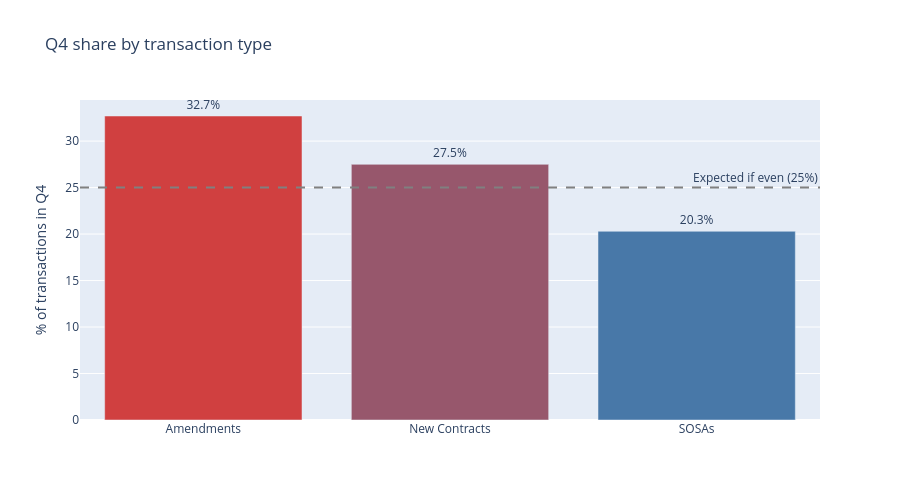

Notebook code cell kept with this figure:
### Code cell
# Q4 concentration by instrument type
inst_q4 = con.sql("""
    SELECT CASE instrument_type WHEN 'C' THEN 'New Contracts' WHEN 'A' THEN 'Amendments' WHEN 'SOSA' THEN 'SOSAs' END AS type,
        ROUND(SUM(CASE WHEN quarter='Q4' THEN 1 ELSE 0 END)*100.0/COUNT(*), 1) AS q4_pct
    FROM analysis WHERE reporting_period >= '2019-2020' AND instrument_type IS NOT NULL
    GROUP BY instrument_type ORDER BY q4_pct DESC
""").pl().to_pandas()

fig = px.bar(inst_q4, x='type', y='q4_pct', text='q4_pct', color='q4_pct',
    color_continuous_scale=["#4878A8", "#D04040"], title="Q4 share by transaction type")
fig.add_hline(y=25, line_dash="dash", line_color="gray", annotation_text="Expected if even (25%)")
fig.update_traces(texttemplate='%{text}%', textposition='outside')
fig.update_layout(height=500, yaxis_title="% of transactions in Q4", xaxis_title="", coloraxis_showscale=False)
fig.show()

### Figure 1 — Plotly figure (JSON) as saved in the notebook; plotly's stock layout.template omitted (floating-point values rounded to 4 significant figures)
{"data": [{"hovertemplate": "type=%{x}<br>q4_pct=%{marker.color}<extra></extra>", "legendgroup": "", "marker": {"color": [32.7, 27.5, 20.3], "coloraxis": "coloraxis", "pattern": {"shape": ""}}, "name": "", "orientation": "v", "showlegend": false, "text": [32.7, 27.5, 20.3], "textposition": "outside", "texttemplate": "%{text}%", "type": "bar", "x": ["Amendments", "New Contracts", "SOSAs"], "xaxis": "x", "y": [32.7, 27.5, 20.3], "yaxis": "y"}], "layout": {"annotations": [{"showarrow": false, "text": "Expected if even (25%)", "x": 1, "xanchor": "right", "xref": "x domain", "y": 25, "yanchor": "bottom", "yref": "y"}], "barmode": "relative", "coloraxis": {"colorbar": {"title": {"text": "q4_pct"}}, "colorscale": [[0, "#4878A8"], [1, "#D04040"]], "showscale": false}, "height": 500, "legend": {"tracegroupgap": 0}, "shapes": [{"line": {"color": "gray", "dash": "dash"}, "type": "line", "x0": 0, "x1": 1, "xref": "x domain", "y0": 25, "y1": 25, "yref": "y"}], "title": {"text": "Q4 share by transaction type"}, "xaxis": {"anchor": "y", "domain": [0, 1], "title": {"text": ""}}, "yaxis": {"anchor": "x", "domain": [0, 1], "title": {"text": "% of transactions in Q4"}}}}
